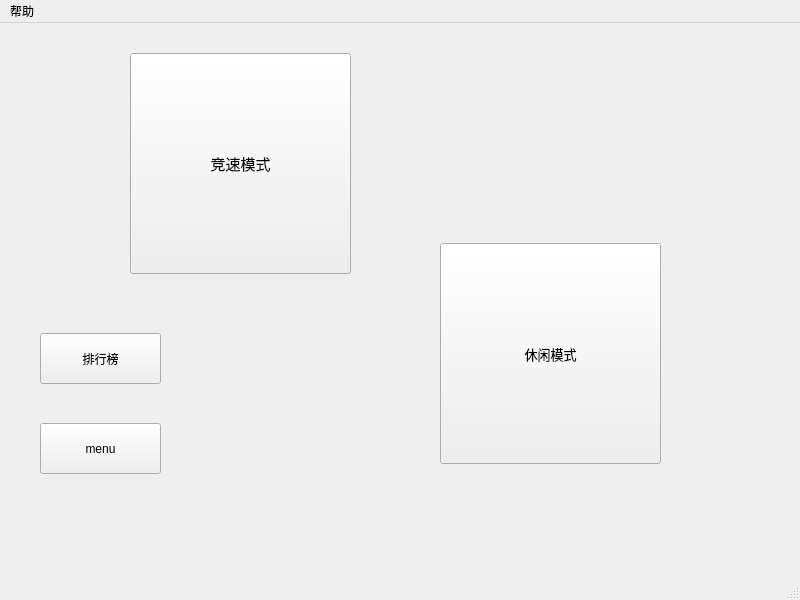
<?xml version="1.0" encoding="UTF-8"?>
<ui version="4.0">
 <class>StartPage</class>
 <widget class="QMainWindow" name="StartPage">
  <property name="geometry">
   <rect>
    <x>0</x>
    <y>0</y>
    <width>800</width>
    <height>600</height>
   </rect>
  </property>
  <property name="windowTitle">
   <string>MainWindow</string>
  </property>
  <widget class="QWidget" name="centralwidget">
   <widget class="QPushButton" name="pushButton_rate">
    <property name="geometry">
     <rect>
      <x>130</x>
      <y>30</y>
      <width>221</width>
      <height>221</height>
     </rect>
    </property>
    <property name="font">
     <font>
      <family>幼圆</family>
      <pointsize>11</pointsize>
     </font>
    </property>
    <property name="styleSheet">
     <string notr="true"/>
    </property>
    <property name="text">
     <string>竞速模式</string>
    </property>
    <property name="flat">
     <bool>false</bool>
    </property>
   </widget>
   <widget class="QPushButton" name="pushButton_relex">
    <property name="geometry">
     <rect>
      <x>440</x>
      <y>220</y>
      <width>221</width>
      <height>221</height>
     </rect>
    </property>
    <property name="font">
     <font>
      <family>幼圆</family>
      <pointsize>10</pointsize>
     </font>
    </property>
    <property name="styleSheet">
     <string notr="true"/>
    </property>
    <property name="text">
     <string>休闲模式</string>
    </property>
   </widget>
   <widget class="QPushButton" name="pushButton_menu">
    <property name="geometry">
     <rect>
      <x>40</x>
      <y>400</y>
      <width>121</width>
      <height>51</height>
     </rect>
    </property>
    <property name="text">
     <string>menu</string>
    </property>
   </widget>
   <widget class="QPushButton" name="pushButton_rank">
    <property name="geometry">
     <rect>
      <x>40</x>
      <y>310</y>
      <width>121</width>
      <height>51</height>
     </rect>
    </property>
    <property name="text">
     <string>排行榜</string>
    </property>
   </widget>
  </widget>
  <widget class="QMenuBar" name="menubar">
   <property name="geometry">
    <rect>
     <x>0</x>
     <y>0</y>
     <width>800</width>
     <height>29</height>
    </rect>
   </property>
   <widget class="QMenu" name="menu">
    <property name="title">
     <string>帮助</string>
    </property>
    <addaction name="actionabout"/>
    <addaction name="actionhelp_2"/>
   </widget>
   <addaction name="menu"/>
  </widget>
  <widget class="QStatusBar" name="statusbar"/>
  <action name="actionhelp">
   <property name="text">
    <string>help</string>
   </property>
  </action>
  <action name="actionabout">
   <property name="text">
    <string>关于</string>
   </property>
  </action>
  <action name="actionhelp_2">
   <property name="text">
    <string>帮助</string>
   </property>
  </action>
 </widget>
 <resources/>
 <connections/>
</ui>
